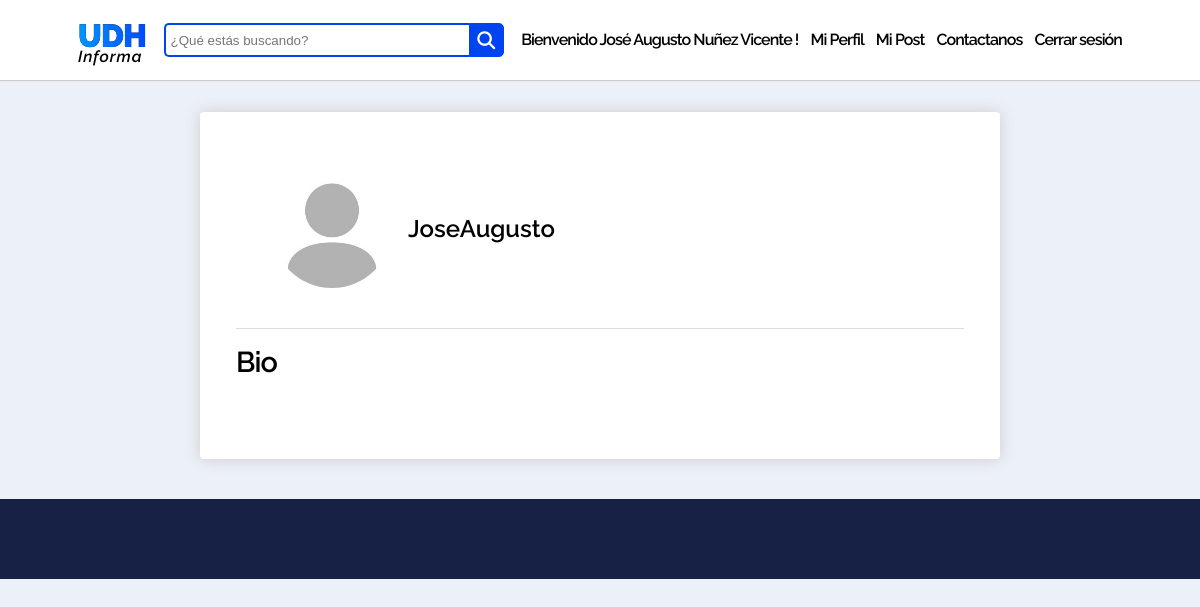
/accounts/u/administrador (signed in), run on the app's committed database.
### account/models.py (models this page shows, shortened)
class MyUser(AbstractUser):
    email = models.EmailField(unique=True)
    slug = models.CharField(max_length=60, unique=True, blank=True)
    bio = models.CharField(max_length=500, blank=True)
    profile_image = models.ImageField(upload_to="account/profile_pic", default="profile-default.jpg", blank=True)
    is_author = models.BooleanField(default=False)
    REQUIRED_FIELDS = ['email', 'first_name', 'last_name']

### account/views.py (the view)
# urls.py: path('u/<slug:slug>', ProfileView.as_view(), name="profile-view"),
class ProfileView(DetailView):
    model = MyUser
    content_object_name = "user"
    template_name = "account/profile.html"

### account/templates/account/profile.html (shortened to what this page needs)
{% extends "blog/base.html" %}
{% load static %}
{% block extra_head %}
    <link href="{% static 'account/css/profile.css' %}" rel="stylesheet" type="text/css">
{% endblock %}
{% block content %}
<br>
<br>
<br>
<br>
    <div id="outer-wrapper">
        <div id="inner-wrapper">
            <div>
                <div id="basicinfosection">
                    <img src="{{ request.user.profile_image.url }}" alt="Profile Picture" id="profile-picture">
                    <h1 id="username">{{ request.user.username }}</h1>
                </div>
            </div>
            <div class="section-container">
                <h3>Bio</h3>
            </div>
        </div>
    </div>
{% endblock %}

### blog/templates/blog/base.html (shortened to what this page needs)
{% load static %}
<!DOCTYPE HTML>
<html>
    <head>
        <link href="{% static 'blog/css/base.css' %}" rel="stylesheet" type="text/css">
        {% block extra_head %}
        {% endblock %}
    </head>
    <body>
        <div id="top-bar">
            <div class="logo-bar">
                <div class="logo">
                    <a href="{% url 'index' %}">UDH</a>
                </div>
                <p>Informa</p>
            </div>
            <form method="GET" action="{% url 'search' %}">
                <div class="search">
                    <input type="text" name="query" class="searchTerm" placeholder="¿Qué estás buscando?">
                    <button type="submit" class="searchButton">
                    <i class="fa fa-search"></i>
                </button>
                </div>
            </form>
            <div id="menu-items-container">
                {% if request.user.is_authenticated %}
                <p class="menu-item">Bienvenido {{ request.user.get_full_name }} !</p>
                <a href="{% url 'profile-update' request.user.slug %}" class="menu-item">Mi Perfil</a>
                {% if request.user.is_author %}
               <a href="{% url 'my-posts' %}" class="menu-item">Mi Post</a>
                {% endif %}
                <a href="{% url 'contact-us' %}" class="menu-item">Contactanos</a>
                <a href="#" class="menu-item" style="margin-right: 0px;"
                    onclick="document.getElementById('logout-form').submit();">Cerrar sesión
                </a>
                {% else %}
                <a href="{% url 'login' %}" class="menu-item">Login</a>
                <a href="{% url 'signup' %}"><button id="signup-btn">Registrarse</button></a>
                {% endif %}
            </div>
        </div>
        {% block content %}
        {% endblock %}
        <div id="bottom-bar"></div>
    </body>
</html>

### blog/static/blog/css/base.css (style rules this page uses)
body { background-color: #ECF0F9; margin: 0; }
#top-bar { background-color: white; position: fixed; top: 0; left: 0; align-items: center; box-sizing: border-box; box-shadow: 0 1px 1px #ccc; width: 100%; height: 80px; z-index: 90; padding: 1em 4.875em; display: flex; justify-content: space-between; }
.logo-bar { cursor: pointer; }
.logo { background-image: linear-gradient(269deg,#0048ff,#0096ff), linear-gradient(#000,#000); -webkit-background-clip: text; -webkit-text-fill-color: transparent; display: block; font-family: "Raleway"; font-size: 32px; font-weight: 900; height: 34px; letter-spacing: -0.9px; color: rgb(0, 132, 255); }
.logo-bar a { text-decoration: none; }
.logo-bar p { font-family: Raleway,sans-serif; font-size: 1em; font-weight: 600; font-style: italic; font-stretch: normal; line-height: .8; letter-spacing: .9px; margin: 0; }
.search { width: 340px; position: relative; display: flex; align-items: center; }
.searchTerm { width: 100%; border: 2px solid #0044F0; border-right: none; padding: 5px; height: 20px; border-radius: 5px 0 0 5px; outline: none; color: #9DBFAF; }
.searchButton { width: 38px; height: 34px; border: 1px solid #0044F0; background: #0044F0; text-align: center; color: #fff; border-radius: 0 5px 5px 0; cursor: pointer; font-size: 20px; }
.fa-search { color: white; font-size: 18px; }
#menu-items-container { display: flex; justify-content: flex-end; align-items: center; }
#menu-items-container a { text-decoration: none; color: #000; }
.menu-item { font-family: "Raleway"; font-size: 16px; font-weight: 600; letter-spacing: -0.9px; line-height: 69.84px; margin: 0px; margin-right: 12px; }
#bottom-bar { background-color: #172146; width: 100%; height: 80px; }

### account/static/account/css/profile.css (style rules this page uses)
#outer-wrapper { max-width: 800px; margin: 40px auto; -webkit-box-sizing: border-box; box-sizing: border-box; background-color: #fff; border-radius: 4px; -webkit-box-shadow: 0 0 15px #ccc; box-shadow: 0 0 15px #ccc; }
#inner-wrapper { padding: 36px; }
#basicinfosection { display: flex; justify-content: flex-start; align-items: center; padding: 20px 36px; }
#profile-picture { width: 120px; height: 120px; border-radius: 50%; cursor: pointer; }
#username { font-family: Raleway,sans-serif; font-size: 24px; font-weight: 600; margin: 0; margin-left: 16px; }
.section-container { border-top: 1.5px solid #dcdcdc; margin-top: 20px; }
h3 { margin-top: 16px; margin-bottom: 44px; font-size: 1.8em; -o-object-fit: contain; object-fit: contain; font-family: Raleway,sans-serif; font-weight: 600; font-style: normal; font-stretch: normal; letter-spacing: -.9px; text-align: left; color: #000; }

### data on the page
MyUser: user.get_full_name "José Augusto Nuñez Vicente", user.profile_image (placeholder picture), user.username "JoseAugusto"
